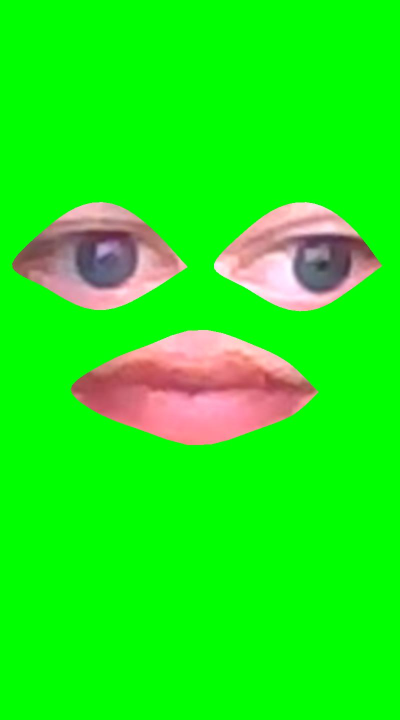
#> input picture example_for_submission.jpg, 800 x 1440 px (shown at 1/2 size); its folder holds only this picture in this run
$ python -i folder_to_transparent_video.py   (imports and definitions only)
#> lines starting #> are read from the running program, lines starting #| are printed output that depends on the picture
import os
import subprocess
import cv2
import shutil
import numpy as np
import skimage.exposure

#ffmpeg -i test_ims_for_video/%04d.png -r 30  -pix_fmt yuva420p video.webm
#ffmpeg -i test_ims_for_video/%04d.png -r 30 -vcodec png z.mov


TEMP_FOLDER = "temp"
INPUT_FILE = "formatted_face_green.mp4"
FRAME_QUALITY = 3


def makeTransparent(path,outputPath):
#> called with path = 'example_for_submission.jpg', outputPath = 'out.png'
    src = cv2.imread(path)
#> src is the input picture: shape (1440, 800, 3); mean B, G, R 22.6, 237.5, 30.4

    tmp = cv2.cvtColor(src, cv2.COLOR_BGR2GRAY)
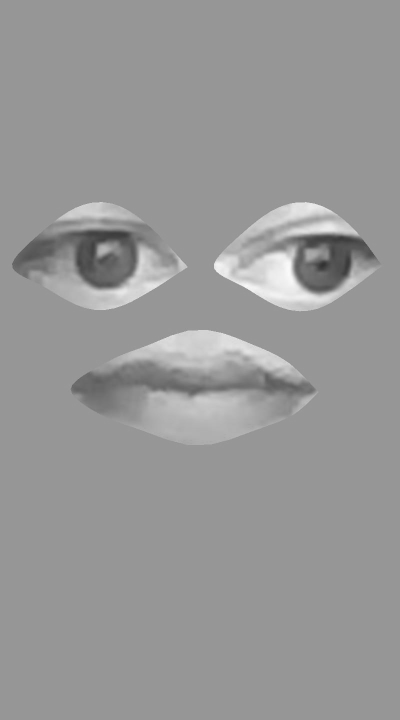
#> tmp: shape (1440, 800) (shown at 1/2 size); min 49, max 253, mean 151.2
    _,alpha = cv2.threshold(tmp,15,255,cv2.THRESH_BINARY)
#> alpha: shape (1440, 800); every value is 255
    b, g, r = cv2.split(src)
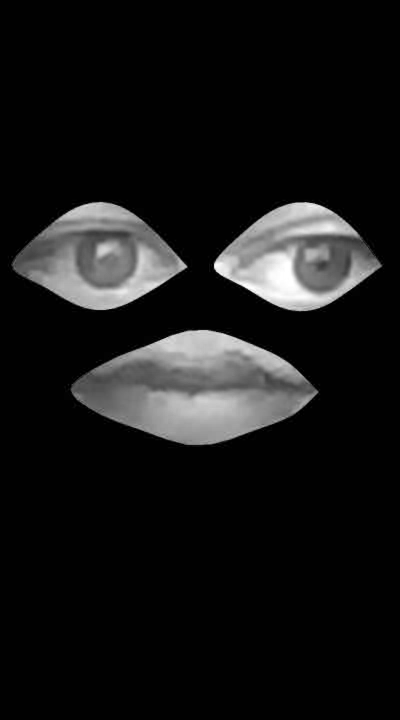
#> b: shape (1440, 800) (shown at 1/2 size); min 0, max 255, mean 22.6
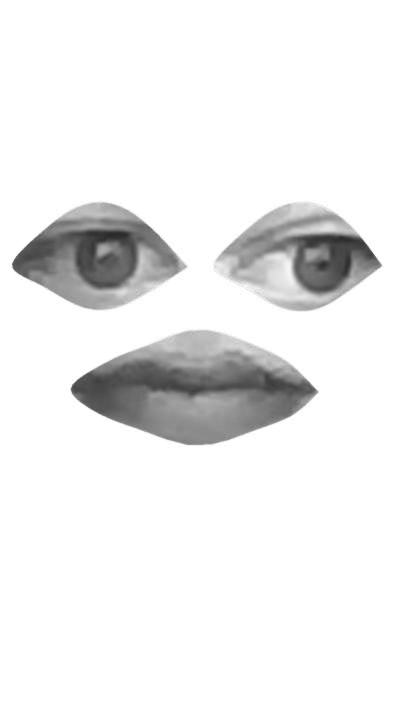
#> g: shape (1440, 800) (shown at 1/2 size); min 40, max 255, mean 237.5
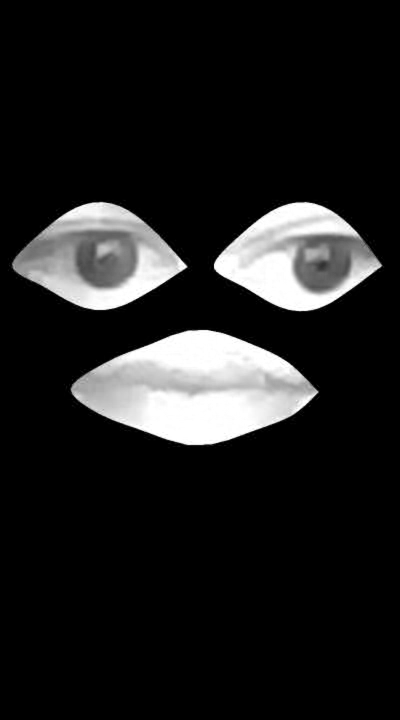
#> r: shape (1440, 800) (shown at 1/2 size); min 0, max 255, mean 30.4
    rgba = [b,g,r, alpha]
    dst = cv2.merge(rgba,4)

    cv2.imwrite(outputPath,dst)


def makeTransparentChroma(inputFolder,outputFolder):
    # this would be great if it made it transparent https://stackoverflow.com/questions/51719472/remove-green-background-screen-from-image-using-opencv-python?noredirect=1&lq=1
    # load image
    img = cv2.imread(inputFolder)

    # convert to LAB
    lab = cv2.cvtColor(img, cv2.COLOR_BGR2LAB)

    # extract A channel
    A = lab[:, :, 1]

    # threshold A channel
    thresh = cv2.threshold(A, 0, 255, cv2.THRESH_BINARY + cv2.THRESH_OTSU)[1]

    # blur threshold image
    blur = cv2.GaussianBlur(thresh, (0, 0), sigmaX=5, sigmaY=5, borderType=cv2.BORDER_DEFAULT)

    # stretch so that 255 -> 255 and 127.5 -> 0
    mask = skimage.exposure.rescale_intensity(blur, in_range=(127.5, 255), out_range=(0, 255)).astype(np.uint8)

    # add mask to image as alpha channel
    result = img.copy()
    result = cv2.cvtColor(img, cv2.COLOR_BGR2BGRA)
    result[:, :, 3] = mask
    cv2.imwrite(outputFolder,result)


def makeFolderTransparent(inputFolder,outputFolder):
    if not os.path.exists(outputFolder):
        os.mkdir(outputFolder)
    else:
        shutil.rmtree(outputFolder)
        os.mkdir(outputFolder)

    for index,file in enumerate(os.listdir(inputFolder)):
        outputFile = outputFolder + "/" + str(index).zfill(6) + ".png"
        makeTransparentChroma(inputFolder+"/"+file,outputFile)


# [7 lines not run here, left out]
command = "ffmpeg -i "+INPUT_FILE+" -qscale:v "+str(FRAME_QUALITY)+" "+TEMP_FOLDER+"/frame%06d.jpg -hide_banner" + " -loglevel error"
# [3 lines not run here, left out]

command = "ffmpeg -i temp_output/%06d.png -r 30 -vcodec png z4.mov"
# [4 lines not run here, left out]

# [4 lines of commented-out code are left out]

>>> result = makeTransparent('example_for_submission.jpg', 'out.png')
